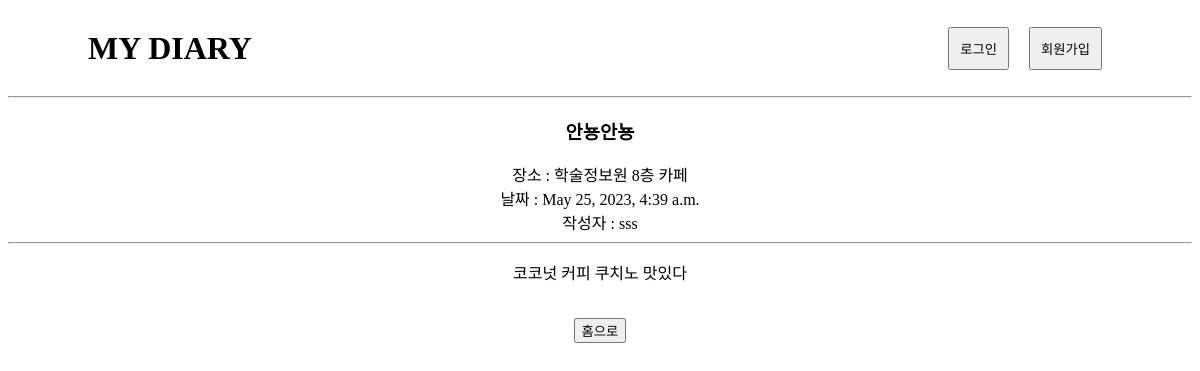
Page /8 on the committed database.
### diaryapp/models.py (models this page shows, shortened)
class diary(models.Model):
    title = models.CharField(max_length=200)
    location = models.CharField(max_length=100)
    pub_date = models.DateTimeField()
    body = models.TextField()
    writer = models.ForeignKey(User, on_delete=models.CASCADE, null=True, blank=True)

### diaryapp/views.py (the view)
# urls.py: path('<str:id>', detail, name = "detail"),
def detail(request, id):
    diary_ = get_object_or_404(diary, pk = id)
    return render(request, 'details.html', {'diary': diary_})

### diaryapp/templates/details.html (shortened to what this page needs)
{% extends 'base.html' %}
{% block content %}
<header>
    <h1>MY DIARY</h1>
    {% if user.is_authenticated %}
        <div>
            <p>안녕하세요, {{ user.username }} 님! </p>
            <button><a href = "{% url 'logout' %}">로그아웃</a></button>
        </div>
    {% else %}
        <div>
            <button><a href = "{% url 'login' %}">로그인</a></button>
            <button><a href = "{% url 'signup' %}">회원가입</a></button>
        </div>
    {% endif %}
</header>
    <hr>
    <h3>{{diary.title}}</h3>
    <div>
        장소 : {{diary.location}}
        <br>
        날짜 : {{diary.pub_date}}
        <br>
        작성자 : {{diary.writer.username}}
    </div>
    <hr>
    <p>{{diary.body}}</p>
    <br>
    <button><a href="{% url 'home'%}">홈으로</a></button>
{% endblock %}

### diary_web/templates/base.html (style rules this page uses)
body { text-align: center }
a { text-decoration: none; color: black; }
header { width: 100%; height: 80px; display: flex; align-items: center; justify-content: space-between; }
header > h1 { margin-left: 80px; }
header > div { margin-right : 80px; display: flex; align-items: center; justify-content: space-between; }
header div button { padding: 10px 10px; margin : 10px; }

### rows in the picture
diary: title "안뇽안뇽", location "학술정보원 8층 카페", pub_date "May 25, 2023, 4:39 a.m.", writer.username "sss", body "코코넛 커피 쿠치노 맛있다"
